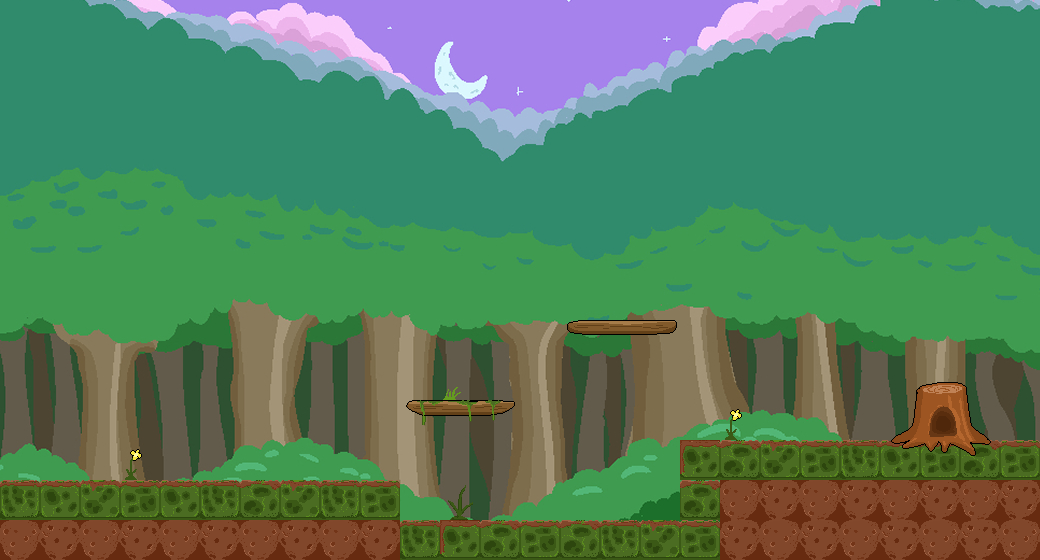

Below is a game level as drawn by its tile map, then a one-line description and the .tmx file that defines it, in full:
An orthogonal 26x14 tile map with 40x40 px tiles, 2 tile layers (floor, goal), 2 hidden layers not drawn, 2 tilesets, 1 image layer.

<map version="1.10" tiledversion="1.10.1" orientation="orthogonal" renderorder="right-down" width="26" height="14" tilewidth="40" tileheight="40" infinite="0" nextlayerid="13" nextobjectid="1">
 <editorsettings>
  <export target="zone1col.json" format="json" />
 </editorsettings>
 <tileset firstgid="1" source="tileset2.tsx" />
 <tileset firstgid="145" source="tileset3.tsx" />
 <imagelayer id="8" name="Image Layer 1" offsetx="0" offsety="-17">
  <image source="slimeworld_bg1.jpg" width="1040" height="600" />
 </imagelayer>
 <layer id="9" name="floor" width="26" height="14">
  <data encoding="csv">
0,0,0,0,0,0,0,0,0,0,0,0,0,0,0,0,0,0,0,0,0,0,0,0,0,0,
0,0,0,0,0,0,0,0,0,0,0,0,0,0,0,0,0,0,0,0,0,0,0,0,0,0,
0,0,0,0,0,0,0,0,0,0,0,0,0,0,0,0,0,0,0,0,0,0,0,0,0,0,
0,0,0,0,0,0,0,0,0,0,0,0,0,0,0,0,0,0,0,0,0,0,0,0,0,0,
0,0,0,0,0,0,0,0,0,0,0,0,0,0,0,0,0,0,0,0,0,0,0,0,0,0,
0,0,0,0,0,0,0,0,0,0,0,0,0,0,0,0,0,0,0,0,0,0,0,0,0,0,
0,0,0,0,0,0,0,0,0,0,0,0,0,0,0,0,0,0,0,0,0,0,0,0,0,0,
0,0,0,0,0,0,0,0,0,0,0,0,0,0,0,0,0,0,0,0,0,0,0,0,0,0,
0,0,0,0,0,0,0,0,0,0,0,0,0,0,29,30,31,0,0,0,0,0,0,0,0,0,
0,0,0,0,0,0,0,0,0,0,0,11,0,0,0,0,0,0,0,0,0,0,0,0,0,0,
0,0,0,0,0,0,0,0,0,0,41,42,43,0,0,0,0,0,0,0,0,0,0,0,0,0,
0,0,0,0,0,0,0,0,0,0,0,0,0,0,0,0,0,6,3,2,1,4,5,1,3,1,
4,5,2,1,5,4,3,2,4,1,0,0,0,0,0,0,0,3,7,8,7,8,7,8,7,8,
7,8,7,8,7,8,7,8,7,8,4,6,3,1,3,4,2,1,8,7,8,7,8,7,8,7
</data>
 </layer>
 <layer id="10" name="goal" width="26" height="14">
  <data encoding="csv">
0,0,0,0,0,0,0,0,0,0,0,0,0,0,0,0,0,0,0,0,0,0,0,0,0,0,
0,0,0,0,0,0,0,0,0,0,0,0,0,0,0,0,0,0,0,0,0,0,0,0,0,0,
0,0,0,0,0,0,0,0,0,0,0,0,0,0,0,0,0,0,0,0,0,0,0,0,0,0,
0,0,0,0,0,0,0,0,0,0,0,0,0,0,0,0,0,0,0,0,0,0,0,0,0,0,
0,0,0,0,0,0,0,0,0,0,0,0,0,0,0,0,0,0,0,0,0,0,0,0,0,0,
0,0,0,0,0,0,0,0,0,0,0,0,0,0,0,0,0,0,0,0,0,0,0,0,0,0,
0,0,0,0,0,0,0,0,0,0,0,0,0,0,0,0,0,0,0,0,0,0,0,0,0,0,
0,0,0,0,0,0,0,0,0,0,0,0,0,0,0,0,0,0,0,0,0,0,0,0,0,0,
0,0,0,0,0,0,0,0,0,0,0,0,0,0,0,0,0,0,0,0,0,0,0,0,0,0,
0,0,0,0,0,0,0,0,0,0,0,0,0,0,0,0,0,0,0,0,0,0,20,21,22,0,
0,0,0,0,0,0,0,0,0,0,0,0,0,0,0,0,0,0,10,0,0,0,32,33,34,0,
0,0,0,10,0,0,0,0,0,0,0,0,0,0,0,0,0,0,0,0,0,0,44,45,46,0,
0,0,0,0,0,0,0,0,0,0,0,9,0,0,0,0,0,0,0,0,0,0,0,0,0,0,
0,0,0,0,0,0,0,0,0,0,0,0,0,0,0,0,0,0,0,0,0,0,0,0,0,0
</data>
 </layer>
 <layer id="11" name="florCollision" width="26" height="14" visible="0" opacity="0.42">
  <data encoding="csv">
0,0,0,0,0,0,0,0,0,0,0,0,0,0,0,0,0,0,0,0,0,0,0,0,0,0,
0,0,0,0,0,0,0,0,0,0,0,0,0,0,0,0,0,0,0,0,0,0,0,0,0,0,
0,0,0,0,0,0,0,0,0,0,0,0,0,0,0,0,0,0,0,0,0,0,0,0,0,0,
0,0,0,0,0,0,0,0,0,0,0,0,0,0,0,0,0,0,0,0,0,0,0,0,0,0,
0,0,0,0,0,0,0,0,0,0,0,0,0,0,0,0,0,0,0,0,0,0,0,0,0,0,
0,0,0,0,0,0,0,0,0,0,0,0,0,0,0,0,0,0,0,0,0,0,0,0,0,0,
0,0,0,0,0,0,0,0,0,0,0,0,0,0,0,0,0,0,0,0,0,0,0,0,0,0,
0,0,0,0,0,0,0,0,0,0,0,0,0,0,0,0,0,0,0,0,0,0,0,0,0,0,
0,0,0,0,0,0,0,0,0,0,0,0,0,0,0,0,0,0,0,0,0,0,0,0,0,0,
0,0,0,0,0,0,0,0,0,0,0,0,0,0,0,0,0,0,0,0,0,0,0,0,0,0,
0,0,0,0,0,0,0,0,0,0,0,0,0,0,0,0,0,0,0,0,0,0,0,0,0,0,
0,0,0,0,0,0,0,0,0,0,0,0,0,0,0,0,0,12,12,12,12,12,12,12,12,12,
12,12,12,12,12,12,12,12,12,12,0,0,0,0,0,0,0,12,0,0,0,0,0,0,0,0,
0,0,0,0,0,0,0,0,0,0,12,12,12,12,12,12,12,12,0,0,0,0,0,0,0,0
</data>
 </layer>
 <layer id="12" name="platcollision" width="26" height="14" visible="0" opacity="0.51">
  <data encoding="csv">
0,0,0,0,0,0,0,0,0,0,0,0,0,0,0,0,0,0,0,0,0,0,0,0,0,0,
0,0,0,0,0,0,0,0,0,0,0,0,0,0,0,0,0,0,0,0,0,0,0,0,0,0,
0,0,0,0,0,0,0,0,0,0,0,0,0,0,0,0,0,0,0,0,0,0,0,0,0,0,
0,0,0,0,0,0,0,0,0,0,0,0,0,0,0,0,0,0,0,0,0,0,0,0,0,0,
0,0,0,0,0,0,0,0,0,0,0,0,0,0,0,0,0,0,0,0,0,0,0,0,0,0,
0,0,0,0,0,0,0,0,0,0,0,0,0,0,0,0,0,0,0,0,0,0,0,0,0,0,
0,0,0,0,0,0,0,0,0,0,0,0,0,0,0,0,0,0,0,0,0,0,0,0,0,0,
0,0,0,0,0,0,0,0,0,0,0,0,0,0,0,0,0,0,0,0,0,0,0,0,0,0,
0,0,0,0,0,0,0,0,0,0,0,0,0,0,12,12,12,0,0,0,0,0,0,0,0,0,
0,0,0,0,0,0,0,0,0,0,0,0,0,0,0,0,0,0,0,0,0,0,0,0,0,0,
0,0,0,0,0,0,0,0,0,0,12,12,12,0,0,0,0,0,0,0,0,0,0,0,0,0,
0,0,0,0,0,0,0,0,0,0,0,0,0,0,0,0,0,0,0,0,0,0,0,0,0,0,
0,0,0,0,0,0,0,0,0,0,0,0,0,0,0,0,0,0,0,0,0,0,0,0,0,0,
0,0,0,0,0,0,0,0,0,0,0,0,0,0,0,0,0,0,0,0,0,0,0,0,0,0
</data>
 </layer>
</map>